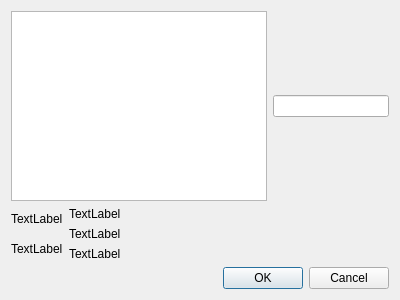
<?xml version="1.0" encoding="UTF-8"?>
<ui version="4.0">
 <class>EditDialog</class>
 <widget class="QDialog" name="EditDialog">
  <property name="geometry">
   <rect>
    <x>0</x>
    <y>0</y>
    <width>400</width>
    <height>300</height>
   </rect>
  </property>
  <property name="windowTitle">
   <string>Dialog</string>
  </property>
  <layout class="QVBoxLayout" name="verticalLayout_4">
   <item>
    <layout class="QVBoxLayout" name="verticalLayout">
     <item>
      <layout class="QHBoxLayout" name="horizontalLayout_4">
       <item>
        <widget class="QTextEdit" name="teDesc"/>
       </item>
       <item>
        <layout class="QVBoxLayout" name="verticalLayout_3">
         <item>
          <widget class="QLineEdit" name="leName"/>
         </item>
         <item>
          <layout class="QVBoxLayout" name="layoutType"/>
         </item>
        </layout>
       </item>
      </layout>
     </item>
    </layout>
   </item>
   <item>
    <layout class="QHBoxLayout" name="horizontalLayout">
     <item>
      <layout class="QVBoxLayout" name="layoutInfogame">
       <item>
        <widget class="QLabel" name="lname">
         <property name="text">
          <string>TextLabel</string>
         </property>
        </widget>
       </item>
       <item>
        <widget class="QLabel" name="ldesc">
         <property name="text">
          <string>TextLabel</string>
         </property>
        </widget>
       </item>
       <item>
        <layout class="QGridLayout" name="layoutInfogame_2"/>
       </item>
      </layout>
     </item>
     <item>
      <layout class="QVBoxLayout" name="verticalLayout_2">
       <item>
        <widget class="QLabel" name="ldirectory">
         <property name="text">
          <string>TextLabel</string>
         </property>
        </widget>
       </item>
       <item>
        <widget class="QLabel" name="lpath">
         <property name="text">
          <string>TextLabel</string>
         </property>
        </widget>
       </item>
       <item>
        <widget class="QLabel" name="ldate">
         <property name="text">
          <string>TextLabel</string>
         </property>
        </widget>
       </item>
      </layout>
     </item>
    </layout>
   </item>
   <item>
    <widget class="QDialogButtonBox" name="buttonBox">
     <property name="orientation">
      <enum>Qt::Horizontal</enum>
     </property>
     <property name="standardButtons">
      <set>QDialogButtonBox::Cancel|QDialogButtonBox::Ok</set>
     </property>
    </widget>
   </item>
  </layout>
 </widget>
 <resources/>
 <connections>
  <connection>
   <sender>buttonBox</sender>
   <signal>accepted()</signal>
   <receiver>EditDialog</receiver>
   <slot>accept()</slot>
   <hints>
    <hint type="sourcelabel">
     <x>248</x>
     <y>254</y>
    </hint>
    <hint type="destinationlabel">
     <x>157</x>
     <y>274</y>
    </hint>
   </hints>
  </connection>
  <connection>
   <sender>buttonBox</sender>
   <signal>rejected()</signal>
   <receiver>EditDialog</receiver>
   <slot>reject()</slot>
   <hints>
    <hint type="sourcelabel">
     <x>316</x>
     <y>260</y>
    </hint>
    <hint type="destinationlabel">
     <x>286</x>
     <y>274</y>
    </hint>
   </hints>
  </connection>
 </connections>
</ui>
